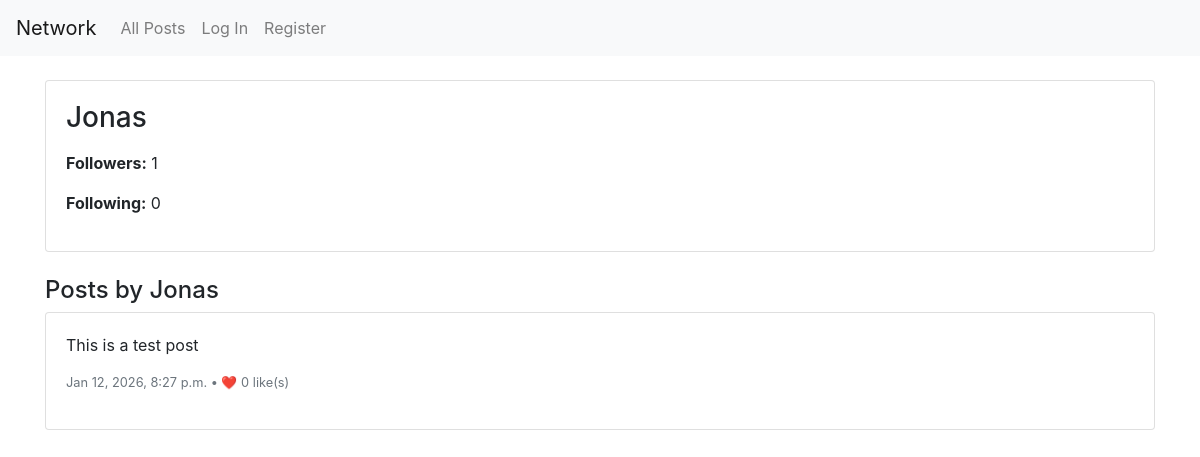
Screenshot of /profile/Jonas with the database file from the repository.
### network/models.py (models this page shows, shortened)
class User(AbstractUser):
    pass

class Post(models.Model):
    author = models.ForeignKey(User, on_delete=models.CASCADE, related_name="posts")
    content = models.TextField(max_length=280)  # Wie bei Twitter/Threads
    timestamp = models.DateTimeField(auto_now_add=True)
    likes = models.ManyToManyField(User, blank=True, related_name="liked_posts")
    class Meta:
        ordering = ['-timestamp']  # the newest posts first
    def like_count(self):
        return self.likes.count()

### network/views.py (the view)
# urls.py: path("profile/<str:username>", views.profile, name="profile"),
def profile(request, username):
    try:
        profile_user = User.objects.get(username=username)
    except User.DoesNotExist:
        return render(request, "network/error.html", {
            "message": "User not found."
        })
    posts = Post.objects.filter(author=profile_user)
    paginator = Paginator(posts, 10)
    page_number = request.GET.get('page')
    page_obj = paginator.get_page(page_number)
    is_following = False
    if request.user.is_authenticated:
        is_following = Follow.objects.filter(
            follower=request.user,
            following=profile_user
        ).exists()
    followers_count = Follow.objects.filter(following=profile_user).count()
    following_count = Follow.objects.filter(follower=profile_user).count()
    return render(request, "network/profile.html", {
        "profile_user": profile_user,
        "page_obj": page_obj,
        "is_following": is_following,
        "followers_count": followers_count,
        "following_count": following_count
    })

### network/templates/network/profile.html (shortened to what this page needs)
{% extends "network/layout.html" %}
{% block body %}
    <div class="container mt-4">
        <div class="card mb-4">
            <div class="card-body">
                <h3>{{ profile_user.username }}</h3>
                <div class="row mt-3">
                    <div class="col-md-6">
                        <p><strong>Followers:</strong> {{ followers_count }}</p>
                        <p><strong>Following:</strong> {{ following_count }}</p>
                    </div>
                </div>
            </div>
        </div>
        <h4>Posts by {{ profile_user.username }}</h4>
        {% for post in page_obj %}
        <div class="card mb-3" id="post-{{ post.id }}">
            <div class="card-body">
                <p class="card-text post-content">{{ post.content }}</p>
                <p class="text-muted small">
                    {{ post.timestamp|date:"M d, Y, g:i a" }}
                    {% if user.is_authenticated %}
                        <button class="btn btn-sm btn-link like-btn" data-post-id="{{ post.id }}" data-liked="{% if user in post.likes.all %}true{% else %}false{% endif %}">
                            <span class="like-icon">{% if user in post.likes.all %}❤️{% else %}🤍{% endif %}</span>
                            <span class="like-count">{{ post.like_count }}</span>
                        </button>
                    {% else %}
                        • ❤️ <span class="like-count">{{ post.like_count }}</span> like(s)
                    {% endif %}
                </p>
            </div>
        </div>
        {% empty %}
        <p class="text-muted">No posts yet.</p>
        {% endfor %}
    </div>
{% endblock %}

### rows the page displays
User: username "Jonas"
Post: content "This is a test post", timestamp "Jan 12, 2026, 8:27 p.m.", like_count "0"

### other values shown
{{ followers_count }} "1"
{{ following_count }} "0"
